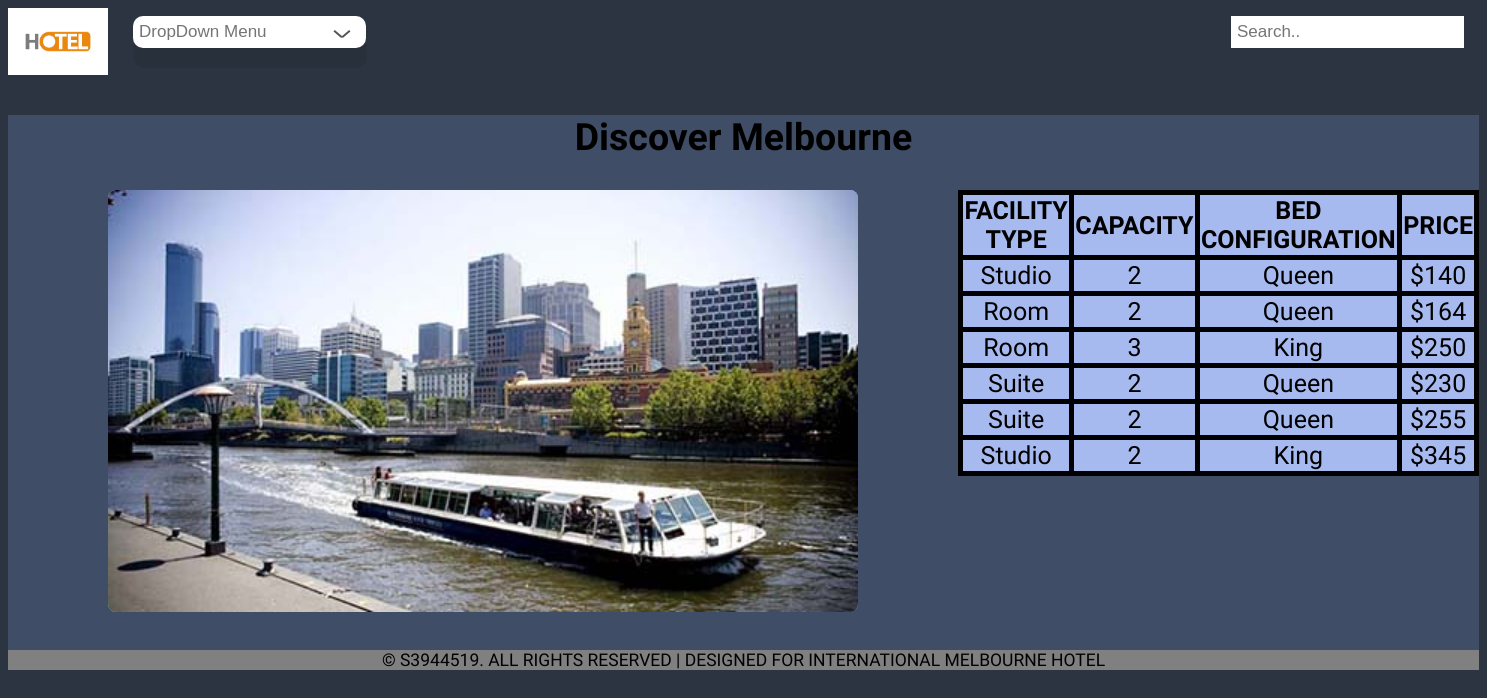
Screenshot of /facilities.php with the database file from the repository.
### tables this page shows
CREATE TABLE `facilities` (
  `facilityId` bigint(20) UNSIGNED NOT NULL,
  `facilityname` varchar(255) NOT NULL,
  `description` text NOT NULL,
  `caption` varchar(255) NOT NULL,
  `price` double NOT NULL,
  `capacity` int(10) NOT NULL,
  `image` text NOT NULL,
  `configuration` enum('Single','Queen','King','Double') NOT NULL
);

### facilities.php (the view, shortened to what this page needs)
<!DOCTYPE html>
<html lang="en" xmlns="http://www.w3.org/1999/xhtml">
<head>
    <link rel="stylesheet" type="text/css" href="Css/Homecss.css">
</head>
<body>
<header>
<?php include 'inc/Nav.inc'; include 'inc/db_connect.inc'?>
</header>
<div class="fachead">
    <h2>Discover Melbourne</h2>
    <image class="facImages"src="./images/southgatetowilliamstownferry.jpeg"></image>
    <div class="facTable">
        <table>
            <tr>
                <th>FACILITY TYPE</th>
                <th>CAPACITY</th>
                <th>BED CONFIGURATION</th>
                <th>PRICE</th>
            </tr>
            <?php
                if (strstr($_SERVER['SERVER_NAME'], 'localhost')) {
                    $servername = "localhost";
                    $username = "root";
                    $password = "";
                    $database = "hotel";
                }else{
                    $servername = "talsprddb02.int.its.rmit.edu.au";
                    $username = "s3944519";
                    $password = "Zackerynova1234!";
                    $database = "s3944519";
                }
                $conn = mysqli_connect($servername, $username, $password, $database);
                $sql = "SELECT facilityName, configuration, Capacity, Price  FROM facilities";
                $result = mysqli_query($conn,$sql);
                if(mysqli_num_rows($result) > 0){
                    while ($row = mysqli_fetch_assoc($result)) {
                        echo '<tr>';
                        echo '<td>' .$facilityName = $row['facilityName'].'</td>';
                        echo '<td>' .$capacity = $row['Capacity'].'</td>';
                        echo '<td>' .$config = $row['configuration'].'</td>';
                        echo '<td> $'.$price = $row['Price'].'</td>';
                        echo '</tr>';
                    }
                }
            ?>
        </table>
        <br><br><br><br><br><br>
    </div>
</div>
<footer>
<?php include 'inc/Footer.inc';?>
</footer>
</body>
</html>

### inc/Nav.inc (shortened to what this page needs)
<!DOCTYPE html>
<html lang="en" xmlns="http://www.w3.org/1999/xhtml">
<head>
    <link rel="stylesheet" type="text/css" href="Css/Homecss.css">
</head>
<body>
<nav>
<div class="topnav">
  <img id= "LogoImageH" src="./images/logo.jpeg">
  <div class="dropdown">
       <input type="text" class="text02" readonLy placeholder="DropDown Menu">
  </div>
  <div class="search-container">
    <form action="/action_page.php">
      <input type="text" placeholder="Search.." name="search">
    </form>
  </div>
</div>
<br><br><br><br>
</nav>
</body>
</html>

### inc/Footer.inc (shortened to what this page needs)
<!DOCTYPE html>
<html lang="en" xmlns="http://www.w3.org/1999/xhtml">
<head>
    <link rel="stylesheet" type="text/css" href="Css/Homecss.css">
</head>
<body>
<footer id="foot">
 © S3944519. ALL RIGHTS RESERVED | DESIGNED FOR INTERNATIONAL MELBOURNE HOTEL
</footer>
</body>
</html>

### Css/Homecss.css (style rules this page uses)
.topnav .search-container { margin-right:15px; float: right; }
.topnav input[type=text] { padding: 6px; margin-top: 8px; font-size: 17px; border: none; }
.topnav .dropdown { position:relative; margin-left:125px; width:300px }
.dropdown::before { content:''; position:absolute; top:25px; right:90px; width:10px; height:2px; background:#555; z-index:10; transform:rotate(40deg); transition:0.5s; }
.dropdown::after { content:''; position:absolute; top:25px; right:82px; width:10px; height:2px; background:#555; z-index:10; transform:rotate(-40deg); transition:0.5s; }
.dropdown input { position:absolute; font-size:25px; top:0; left:0; cursor:pointer; border-radius:10px; padding:12px 20px; color:green; box-shadow:0.5px 20px rgba(0,0,0,0.075); outline:none; border:none; }
body { background-color: #2B3440; font-family: 'Ysabeau SC', sans-serif; }
h2 { font-family: 'Ysabeau SC', sans-serif; }
#LogoImageH { float:left; width:100px; height:auto; }
#foot { background-color:gray; font-size:17.5px; top:1250px; text-align:center; }
.fachead { background-color:#3f4e66; text-align:center; font-size:25px; }
.fachead .facImages { float:left; width:750px; margin-left:100px; background-color:#A7BAF0; border-radius: 8px; }
.facTable table, th, td { border: 5px solid black; border-collapse: collapse; text-align:right; margin-left:950px; }
.facTable th,td { background-color:#A7BAF0; text-align:center; }

### rows the page displays
facilities: facilityname "Studio", capacity "2", configuration "Queen", price "140"
facilities: facilityname "Room", capacity "2", configuration "Queen", price "164"
facilities: facilityname "Room", capacity "3", configuration "King", price "250"
facilities: facilityname "Suite", capacity "2", configuration "Queen", price "230"
facilities: facilityname "Suite", capacity "2", configuration "Queen", price "255"
facilities: facilityname "Studio", capacity "2", configuration "King", price "345"
